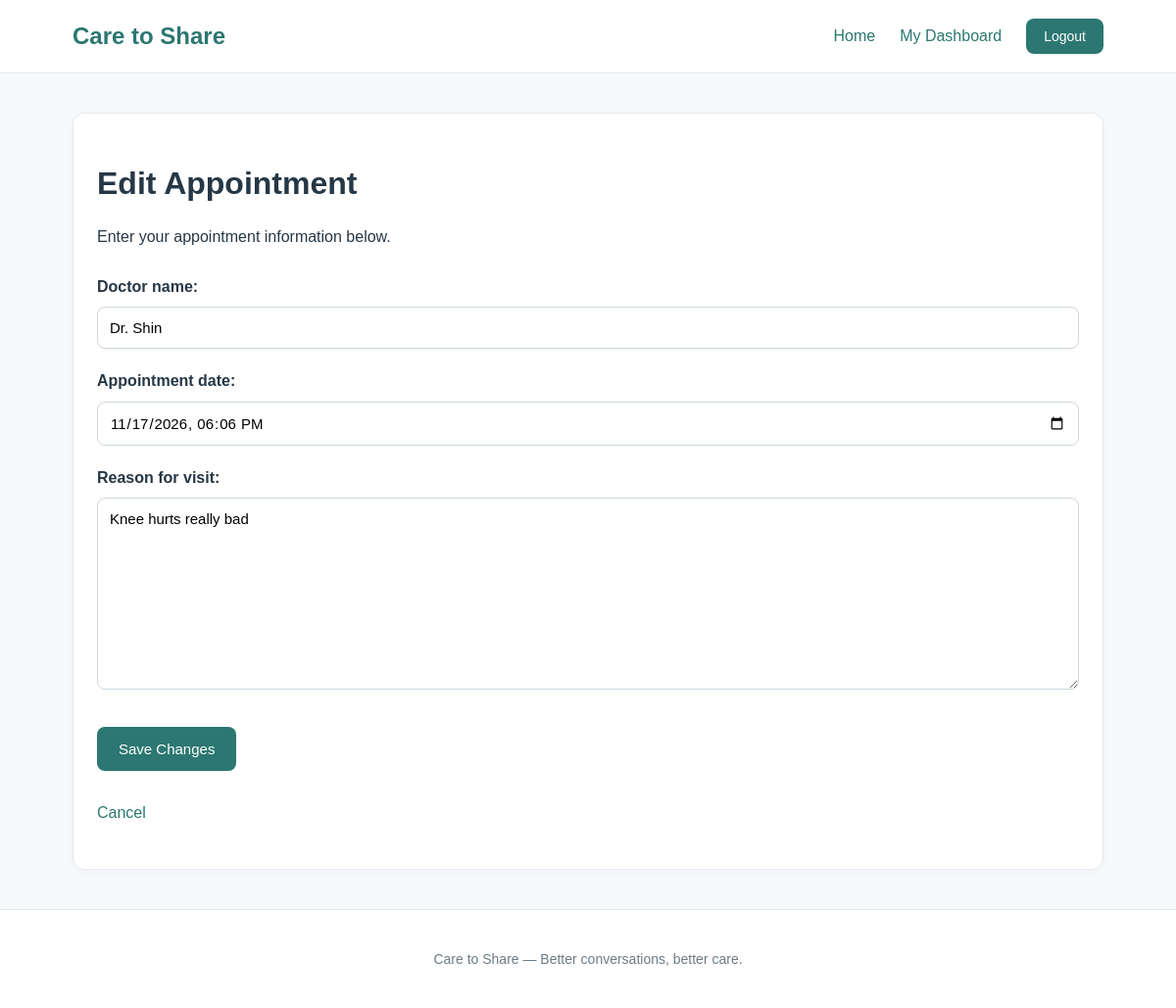
Screenshot of /appointments/2/edit/ (signed in) with the database file from the repository.
### appointments/models.py (models this page shows, shortened)
class Appointment(models.Model):
    user = models.ForeignKey(
        settings.AUTH_USER_MODEL,
        on_delete=models.CASCADE
    )
    doctor_name = models.CharField(max_length=100)
    appointment_date = models.DateTimeField()
    reason_for_visit = models.TextField()
    created_at = models.DateTimeField(auto_now_add=True)

### appointments/views.py (the view)
# urls.py: path("appointments/<int:pk>/edit/", views.edit_appointment, name="edit_appointment"),
@login_required
def edit_appointment(request, pk):
    appointment = get_object_or_404(
        Appointment,
        pk=pk,
        user=request.user
    )
    if request.method == "POST":
        form = AppointmentForm(
            request.POST,
            instance=appointment
        )
        if form.is_valid():
            form.save()
            messages.success(
                request,
                "Your appointment was updated successfully!"
            )
            return redirect(
                "appointment_detail",
                pk=appointment.pk
            )
    else:
        form = AppointmentForm(instance=appointment)
    return render(
        request,
        "appointments/appointment_form.html",
        {
            "form": form,
            "editing": True
        }
    )

### appointments/forms.py (shortened to what this page needs)
class AppointmentForm(forms.ModelForm):
    class Meta:
        model = Appointment
        fields = [
            "doctor_name",
            "appointment_date",
            "reason_for_visit",
        ]
        widgets = {
            "appointment_date": forms.DateTimeInput(
                attrs={"type": "datetime-local"},
                format="%Y-%m-%dT%H:%M"
            ),
        }
    appointment_date = forms.DateTimeField(
        input_formats=["%Y-%m-%dT%H:%M"],
        widget=forms.DateTimeInput(
            attrs={"type": "datetime-local"},
            format="%Y-%m-%dT%H:%M"
        )
    )

### appointments/templates/appointments/appointment_form.html (shortened to what this page needs)
{% extends "appointments/base.html" %}
{% block content %}
<div class="card">
    {% if editing %}
        <h1>Edit Appointment</h1>
    {% else %}
        <h1>Add New Appointment</h1>
    {% endif %}
    <p>
        Enter your appointment information below.
    </p>
    <form method="post">
        {{ form.as_p }}
        <button type="submit" class="btn">
            {% if editing %}
                Save Changes
            {% else %}
                Add Appointment
            {% endif %}
        </button>
    </form>
    <a href="{% url 'dashboard' %}" class="back-link">
        Cancel
    </a>
</div>
{% endblock %}

### appointments/static/appointments/style.css (style rules this page uses)
* { box-sizing: border-box; }
body { margin: 0; font-family: Arial, Helvetica, sans-serif; background-color: #f7f9fc; color: #263746; line-height: 1.6; }
a { color: #2c7771; text-decoration: none; }
h1 { font-size: 32px; margin-bottom: 12px; }
.card { background: white; padding: 24px; border-radius: 12px; border: 1px solid #e4e9ed; margin-bottom: 20px; box-shadow: 0 3px 12px rgba(0, 0, 0, 0.03); }
.btn { display: inline-block; background-color: #2c7771; color: white; padding: 11px 20px; border: none; border-radius: 8px; font-size: 14px; cursor: pointer; }
form { margin-top: 20px; }
input, textarea, select { width: 100%; padding: 12px; border: 1px solid #cdd8de; border-radius: 8px; font-size: 15px; font-family: inherit; }
label { display: block; font-weight: 600; margin-bottom: 6px; }
form p { margin-bottom: 18px; }
button { cursor: pointer; }
.back-link { display: inline-block; margin-bottom: 20px; color: #2c7771; font-weight: 500; }
.card form:not(.toggle-form) { margin-top: 25px; }
.card form p { margin: 0 0 20px; }
.card form label { display: block; margin-bottom: 8px; font-weight: 600; }
.card form input, .card form textarea, .card form select { margin-bottom: 0; }
.card form button.btn { margin-top: 10px; margin-bottom: 15px; }
.card .back-link { display: inline-block; margin-top: 15px; }
button.btn, input[type="submit"].btn { display: inline-block; background-color: #2c7771; color: #ffffff; padding: 12px 22px; border: none; border-radius: 8px; font-family: inherit; font-size: 15px; font-weight: 500; line-height: 1.4; cursor: pointer; box-shadow: none; appearance: none; }

### rows the page displays
Appointment: doctor_name "Dr. Shin", appointment_date "11/17/2026 18:06", reason_for_visit "Knee hurts really bad"
